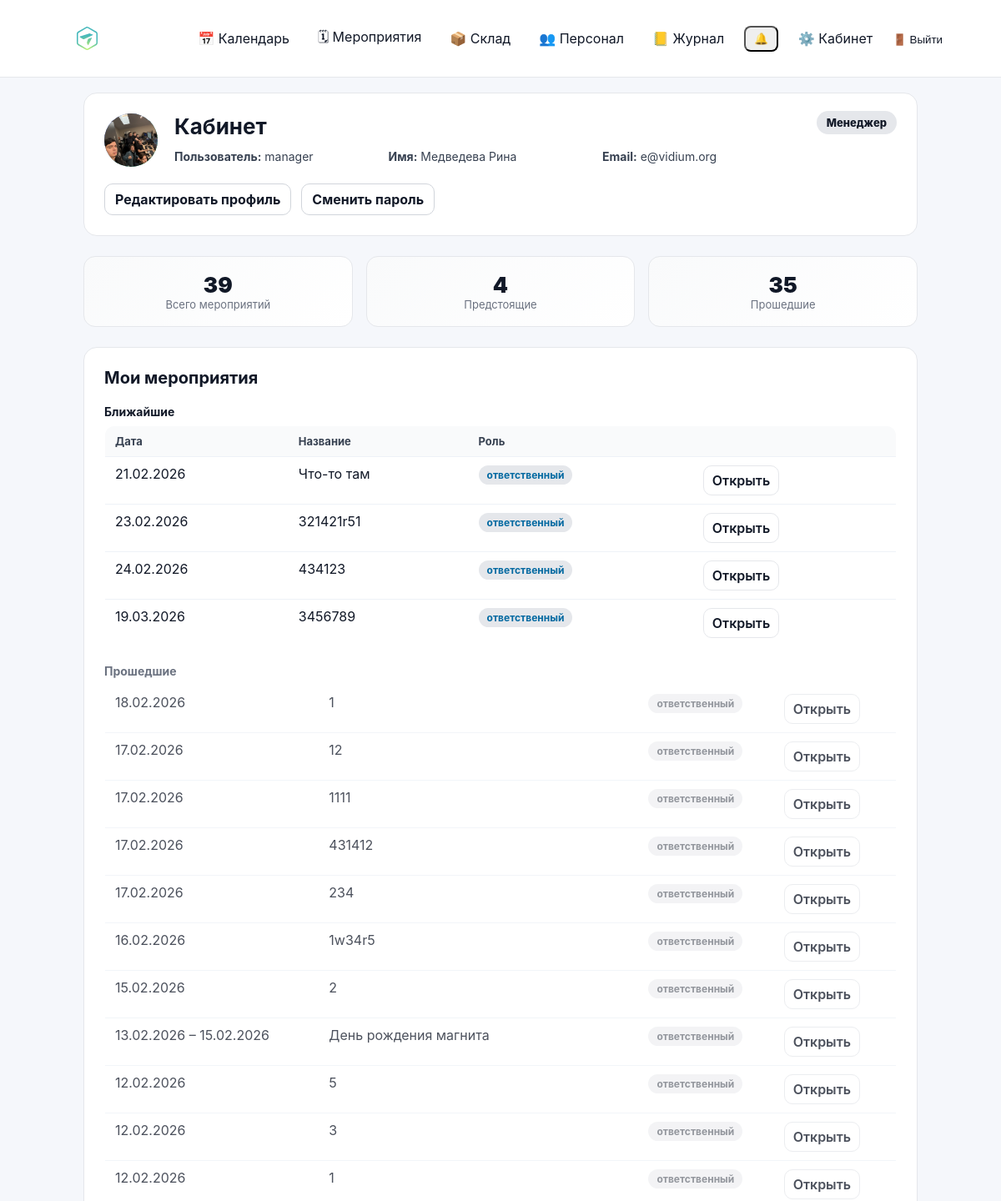
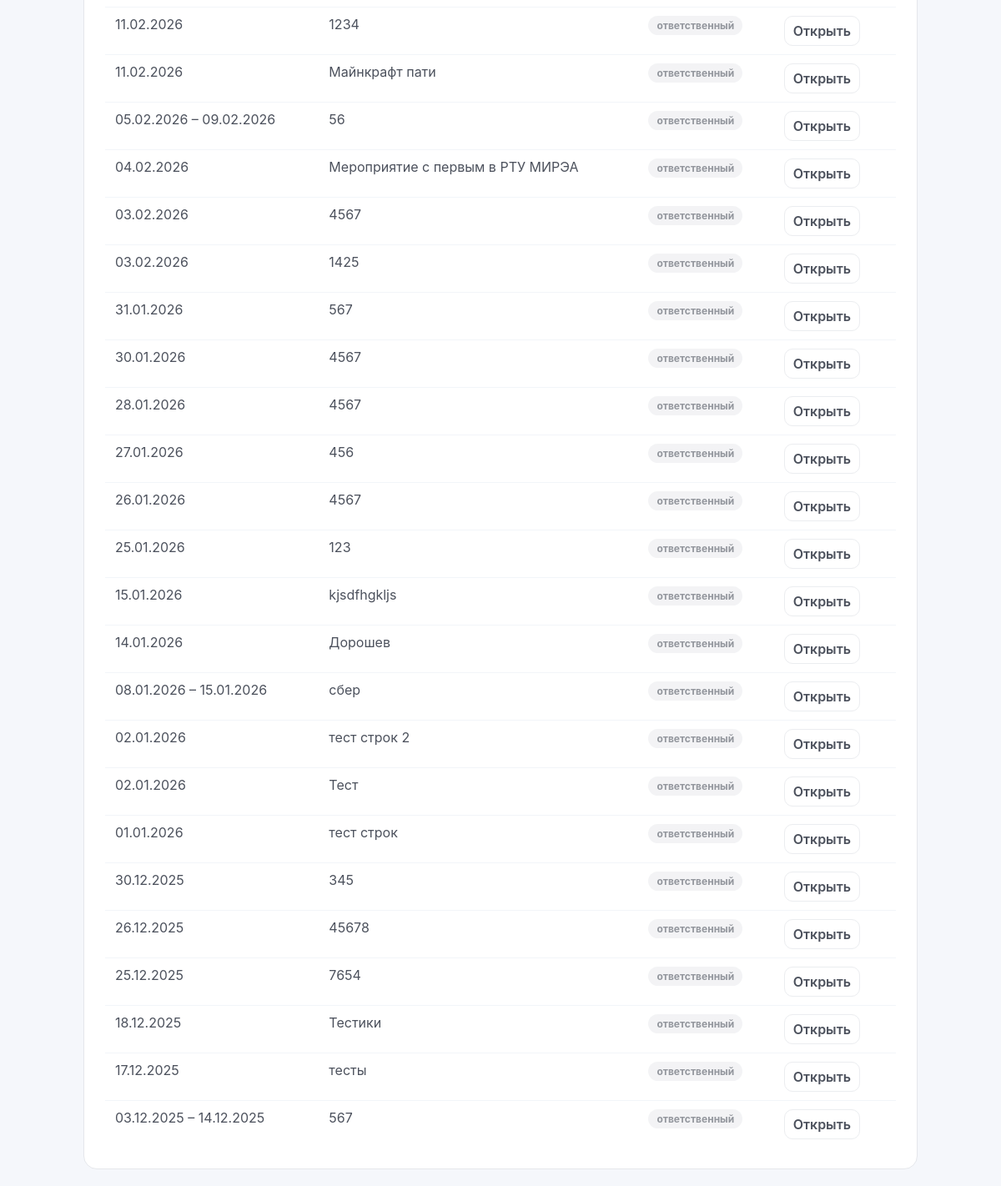
Page /cabinet/ (signed in) on the committed database (2 pictures, top to bottom).
### accounts/models.py (models this page shows, shortened)
class Profile(models.Model):
    class Gender(models.TextChoices):
        MALE = "male", "Мужской"
        FEMALE = "female", "Женский"
        OTHER = "other", "Другое"
    class YesNoMaybe(models.TextChoices):
        YES = "yes", "Да"
        NO = "no", "Нет"
        LIMITED = "limited", "Ограниченно"
    class Citizenship(models.TextChoices):
        RU = "RU", "РФ"
        OTHER = "OTHER", "Другое"
    class FSOStatus(models.TextChoices):
        YES = "yes", "Да"
        NO = "no", "Нет"
        IN_PROGRESS = "in_progress", "В процессе"
        NA = "na", "Не требуется/не знаю"
    class Education(models.TextChoices):
        HIGHER_FULL = "higher_full", "Высшее-полное"
        HIGHER = "higher", "Высшее"
        SECONDARY = "secondary", "Среднее"
        OTHER = "other", "Другое"
    user = models.OneToOneField(settings.AUTH_USER_MODEL, on_delete=models.CASCADE, related_name="profile")
    last_name_lat = models.CharField("Фамилия латиницей", max_length=150, blank=True, default="")
    first_name_lat = models.CharField("Имя латиницей", max_length=150, blank=True, default="")
    patronymic_lat = models.CharField("Отчество латиницей", max_length=150, blank=True, default="")
    gender = models.CharField("Пол", max_length=20, choices=Gender.choices, blank=True, default="")
    citizenship = models.CharField(
        "Гражданство", max_length=20, choices=Citizenship.choices, blank=True, default=Citizenship.RU
    )
    telegram = models.CharField("Телеграм", max_length=150, blank=True, default="")
    qualification = models.CharField("Квалификация, навыки", max_length=255, blank=True, default="")
    travel_ready = models.CharField(
        "Готовность к командировкам", max_length=20, choices=YesNoMaybe.choices, blank=True, default=""
    )
    quarantine_ready = models.CharField(
        "Готовность к карантину", max_length=20, choices=YesNoMaybe.choices, blank=True, default=""
    )
    restrictions_companies = models.CharField(
        "Ограничения по работе с компаниями", max_length=255, blank=True, default="Нет"
    )
    restrictions_topics = models.CharField(
        "Ограничения на участие в проектах с определённой тематикой", max_length=255, blank=True, default="Нет"
    )
    restrictions_schedule = models.CharField(
        "Ограничения по графику работы", max_length=255, blank=True, default="Нет"
    )
    fso_status = models.CharField(
        "Прохождение ФСО", max_length=30, choices=FSOStatus.choices, blank=True, default=""
    )
    own_equipment = models.CharField("Наличие собственного оборудования", max_length=255, blank=True, default="Нет")
    education = models.CharField("Образование", max_length=30, choices=Education.choices, blank=True, default="")
    additional_skills = models.TextField("Дополнительные навыки", blank=True, default="")
    resume = models.FileField("Резюме", upload_to="staff/resumes/", blank=True, null=True)
    photo = models.ImageField("Фото", upload_to="staff/photos/", blank=True, null=True)
    created_at = models.DateTimeField(auto_now_add=True)
    updated_at = models.DateTimeField(auto_now=True)

class User(AbstractUser):
    phone = models.CharField("Телефон", max_length=30, blank=True, default="")
    patronymic = models.CharField("Отчество", max_length=150, blank=True, default="")
    class Meta(AbstractUser.Meta):
        permissions = [
            ("manage_staff", "Can manage staff (users/roles)"),
        ]
    def get_full_name(self) -> str:
        parts = [self.last_name, self.first_name, self.patronymic]
        return " ".join([p.strip() for p in parts if p and p.strip()]).strip() or self.username

### events/models.py (models this page shows, shortened)
class Event(models.Model):
    class Meta:
        permissions = [
            ("edit_event_card", "Can edit event card (dates/status/etc)"),
            ("edit_event_equipment", "Can edit event equipment (own/rented)"),
        ]
    STATUS_DRAFT = "draft"
    STATUS_CONFIRMED = "confirmed"
    STATUS_CANCELLED = "cancelled"
    STATUS_CLOSED = "closed"
    STATUS_CHOICES = (
        (STATUS_DRAFT, "Черновик"),
        (STATUS_CONFIRMED, "Подтверждено"),
        (STATUS_CANCELLED, "Отменено"),
        (STATUS_CLOSED, "Закрыто"),
    )
    name = models.CharField(max_length=200)
    start_date = models.DateField()
    end_date = models.DateField(blank=True, null=True)
    client = models.CharField(max_length=200, blank=True)
    location = models.CharField(max_length=200, blank=True)
    responsible = models.ForeignKey(
        User,
        on_delete=models.SET_NULL,
        null=True,
        related_name="events",
    )
    s_engineer = models.ForeignKey(
        User,
        on_delete=models.SET_NULL,
        null=True,
        blank=True,
        related_name="senior_events",
    )
    engineers = models.ManyToManyField(
        User,
        blank=True,
        related_name="engineer_events",
    )
    notes = models.TextField(blank=True, default="")
    is_deleted = models.BooleanField(default=False)
    deleted_at = models.DateTimeField(null=True, blank=True)
    status = models.CharField(
        max_length=20,
        choices=STATUS_CHOICES,
        default=STATUS_DRAFT,
    )
    created_at = models.DateTimeField(auto_now_add=True)

### cabinet/views.py (the view)
# urls.py: path("", views.dashboard, name="dashboard"),
@login_required
def dashboard(request):
    user = request.user
    today = date.today()
    profile, _ = Profile.objects.get_or_create(user=user)
    q = Q(responsible=user)
    if hasattr(Event, "s_engineer"):
        q = q | Q(s_engineer=user)
    if hasattr(Event, "engineers"):
        q = q | Q(engineers=user)
    qs = (
        Event.objects
        .filter(q)
        .distinct()
        .order_by("start_date", "id")
    )
    if hasattr(Event, "s_engineer"):
        qs = qs.select_related("responsible", "s_engineer")
    else:
        qs = qs.select_related("responsible")
    if hasattr(Event, "engineers"):
        qs = qs.prefetch_related("engineers")
    upcoming = []
    past = []
    for ev in qs:
        end = ev.end_date or ev.start_date
        role_name, role_slug = _event_user_role(ev, user)
        item = {
            "event": ev,
            "date_display": _format_date_range(ev.start_date, ev.end_date),
            "role_name": role_name,
            "role_slug": role_slug,
        }
        if end >= today:
            upcoming.append(item)
        else:
            past.append(item)
    upcoming.sort(key=lambda x: (x["event"].start_date, x["event"].id))
    past.sort(key=lambda x: (x["event"].start_date, x["event"].id), reverse=True)
    stats = {
        "total": len(upcoming) + len(past),
        "upcoming": len(upcoming),
        "past": len(past),
    }
    role_name, role_slug = _get_primary_role(user)
    return render(request, "cabinet/dashboard.html", {
        "role_name": role_name,
        "role_slug": role_slug,
        "stats": stats,
        "upcoming_events": upcoming,
        "past_events": past,
        "profile": profile,
    })

### cabinet/templates/cabinet/dashboard.html (shortened to what this page needs)
{% extends "base.html" %}
{% load static %}
{% block content %}
<div class="cabinet-page">
    <div class="cabinet-card cabinet-profile">
        <div class="cabinet-profile-header">
            <div class="cabinet-avatar" style="overflow:hidden;">
                {% if profile.photo %}
                    <img
                        src="{{ profile.photo.url }}"
                        alt="Фото профиля"
                        style="width:100%; height:100%; object-fit:cover; display:block;"
                    >
                {% else %}
                    {{ user.first_name|default:user.username|slice:":1"|upper }}
                {% endif %}
            </div>
            <div class="cabinet-profile-info">
                <h1 class="cabinet-title">Кабинет</h1>
                <div class="cabinet-user-meta">
                    <div><strong>Пользователь:</strong> {{ user.username }}</div>
                    <div><strong>Имя:</strong> {{ user.get_full_name|default:"—" }}</div>
                    <div><strong>Email:</strong> {{ user.email|default:"—" }}</div>
                </div>
            </div>
            <div class="cabinet-role">
                <span class="role-badge role-{{ role_slug }}">
                    {{ role_name }}
                </span>
            </div>
        </div>
        <div class="cabinet-actions">
            <a href="{% url 'cabinet:profile_edit' %}" class="btn">
                Редактировать профиль
            </a>
            <a href="{% url 'cabinet:password_change' %}" class="btn">
                Сменить пароль
            </a>
        </div>
    </div>
    <div class="cabinet-stats">
        <div class="stat-card">
            <div class="stat-value">{{ stats.total }}</div>
            <div class="stat-label">Всего мероприятий</div>
        </div>
        <div class="stat-card">
            <div class="stat-value">{{ stats.upcoming }}</div>
            <div class="stat-label">Предстоящие</div>
        </div>
        <div class="stat-card">
            <div class="stat-value">{{ stats.past }}</div>
            <div class="stat-label">Прошедшие</div>
        </div>
    </div>
    <div class="cabinet-card">
        <h2 class="cabinet-section-title">Мои мероприятия</h2>
        {% if upcoming_events %}
        <div class="cabinet-subtitle">Ближайшие</div>
        <table class="list-table">
            <thead>
                <tr>
                    <th>Дата</th>
                    <th>Название</th>
                    <th>Роль</th>
                    <th></th>
                </tr>
            </thead>
            <tbody>
                {% for item in upcoming_events %}
                <tr>
                    <td>{{ item.date_display }}</td>
                    <td>{{ item.event.name }}</td>
                    <td>
                        <span class="role-pill role-{{ item.role_slug }}">
                            {{ item.role_name }}
                        </span>
                    </td>
                    <td>
                        <a href="{% url 'event_detail' item.event.id %}" class="btn btn-secondary">
                            Открыть
                        </a>
                    </td>
                </tr>
                {% endfor %}
            </tbody>
        </table>
        {% endif %}
        {% if past_events %}
        <div class="cabinet-subtitle cabinet-subtitle-muted">Прошедшие</div>
        <table class="list-table list-table-muted">
            <tbody>
                {% for item in past_events %}
                <tr>
                    <td>{{ item.date_display }}</td>
                    <td>{{ item.event.name }}</td>
                    <td>
                        <span class="role-pill role-muted">
                            {{ item.role_name }}
                        </span>
                    </td>
                    <td>
                        <a href="{% url 'event_detail' item.event.id %}" class="btn btn-secondary">
                            Открыть
                        </a>
                    </td>
                </tr>
                {% endfor %}
            </tbody>
        </table>
        {% endif %}
    </div>
</div>
{% endblock %}

### rows in the picture
Profile: photo (picture)
User: username "manager", get_full_name "Медведева Рина", email "e@vidium.org"
Event: date_display "21.02.2026", event.name "Что-то там", role_name "ответственный"
Event: date_display "23.02.2026", event.name "321421r51", role_name "ответственный"
Event: date_display "24.02.2026", event.name "434123", role_name "ответственный"
Event: date_display "19.03.2026", event.name "3456789", role_name "ответственный"
Event: date_display "18.02.2026", event.name "1", role_name "ответственный"
Event: date_display "17.02.2026", event.name "12", role_name "ответственный"
Event: date_display "17.02.2026", event.name "1111", role_name "ответственный"
Event: date_display "17.02.2026", event.name "431412", role_name "ответственный"
Event: date_display "17.02.2026", event.name "234", role_name "ответственный"
Event: date_display "16.02.2026", event.name "1w34r5", role_name "ответственный"
Event: date_display "15.02.2026", event.name "2", role_name "ответственный"
Event: date_display "13.02.2026 – 15.02.2026", event.name "День рождения магнита", role_name "ответственный"
Event: date_display "12.02.2026", event.name "5", role_name "ответственный"
Event: date_display "12.02.2026", event.name "3", role_name "ответственный"
Event: date_display "12.02.2026", event.name "1", role_name "ответственный"
Event: date_display "11.02.2026", event.name "1234", role_name "ответственный"
Event: date_display "11.02.2026", event.name "Майнкрафт пати", role_name "ответственный"
Event: date_display "05.02.2026 – 09.02.2026", event.name "56", role_name "ответственный"
Event: date_display "04.02.2026", event.name "Мероприятие с первым в РТУ МИРЭА", role_name "ответственный"
Event: date_display "03.02.2026", event.name "4567", role_name "ответственный"
Event: date_display "03.02.2026", event.name "1425", role_name "ответственный"
Event: date_display "31.01.2026", event.name "567", role_name "ответственный"
Event: date_display "30.01.2026", event.name "4567", role_name "ответственный"
Event: date_display "28.01.2026", event.name "4567", role_name "ответственный"
Event: date_display "27.01.2026", event.name "456", role_name "ответственный"
Event: date_display "26.01.2026", event.name "4567", role_name "ответственный"
Event: date_display "25.01.2026", event.name "123", role_name "ответственный"
Event: date_display "15.01.2026", event.name "kjsdfhgkljs", role_name "ответственный"
Event: date_display "14.01.2026", event.name "Дорошев", role_name "ответственный"
Event: date_display "08.01.2026 – 15.01.2026", event.name "сбер", role_name "ответственный"
Event: date_display "02.01.2026", event.name "тест строк 2", role_name "ответственный"
Event: date_display "02.01.2026", event.name "Тест", role_name "ответственный"
Event: date_display "01.01.2026", event.name "тест строк", role_name "ответственный"
Event: date_display "30.12.2025", event.name "345", role_name "ответственный"
Event: date_display "26.12.2025", event.name "45678", role_name "ответственный"
Event: date_display "25.12.2025", event.name "7654", role_name "ответственный"
Event: date_display "18.12.2025", event.name "Тестики", role_name "ответственный"
Event: date_display "17.12.2025", event.name "тесты", role_name "ответственный"
Event: date_display "03.12.2025 – 14.12.2025", event.name "567", role_name "ответственный"

### other values in the picture
{{ role_name }} "Менеджер"
{{ stats.total }} "39"
{{ stats.upcoming }} "4"
{{ stats.past }} "35"
